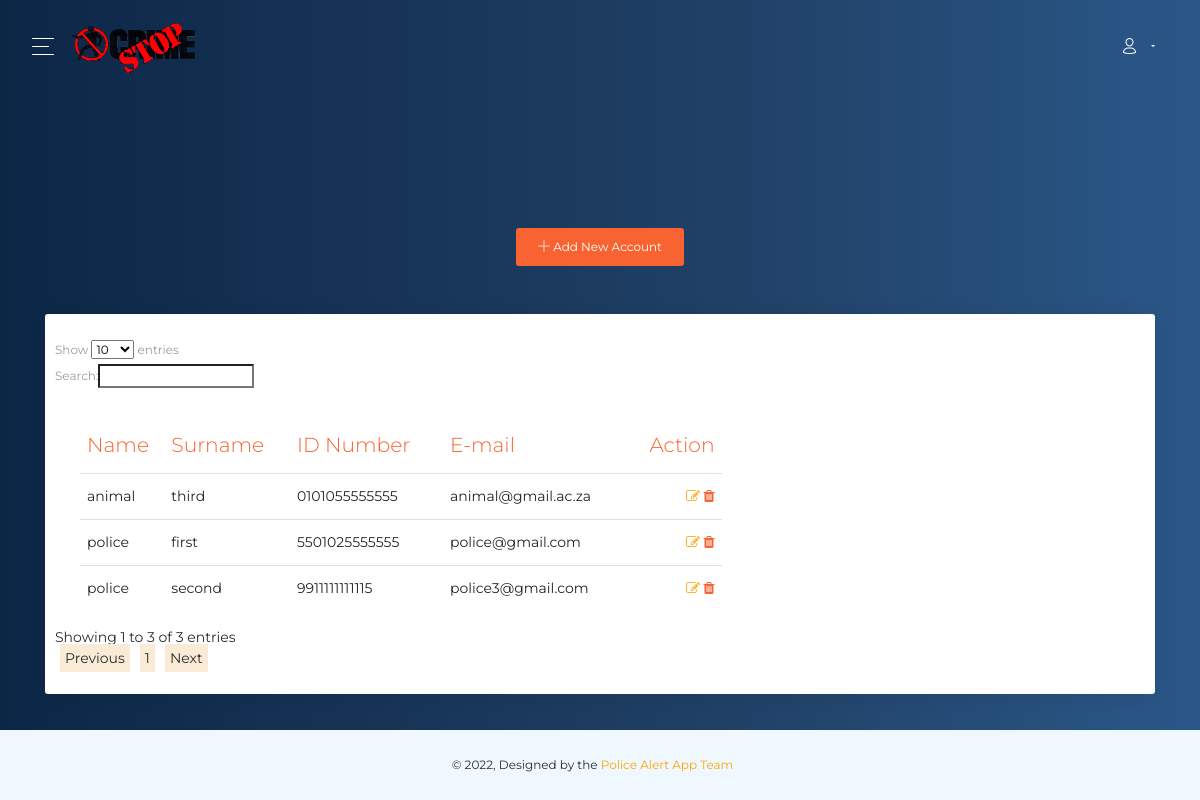
/police/admins.php (signed in), run on the app's committed database.
### tables this page shows
CREATE TABLE `police` (
  `id` int(11) NOT NULL,
  `first_name` varchar(25) NOT NULL,
  `last_name` varchar(25) NOT NULL,
  `email` varchar(255) NOT NULL,
  `mobile` varchar(14) NOT NULL,
  `idNo` varchar(14) NOT NULL,
  `gender` varchar(25) NOT NULL,
  `password` varchar(100) NOT NULL
);

### police/admins.php (the view, shortened to what this page needs)
<!DOCTYPE html>
<html lang="en">
<body class="">
<div class="wrapper ">
    <div class="main-panel" id="main-panel">
        <?php include('includes/header.php');
        ?>
        <div class="panel-header panel-header-lg" >
            <div class="row container d-flex justify-content-center" style="margin: auto">
                <button class="btn btn-primary m-5  new-account" ><i class="now-ui-icons ui-1_simple-add"></i> Add New Account</button>
                <div class="card user-card-full">
                    <div class="row m-l-0 m-r-0">
                        <?php
                        $conn = $con->open();
                        $sql = $conn->prepare("SELECT * FROM police ");
                        $sql->execute();
                        $get = $sql->fetchAll();
                        if($sql->rowCount() > 0){
                            echo ' <table id="s_table" class="table">
                                        <thead class=" text-primary">
                                        <th>
                                            Name
                                        </th>
                                        <th>
                                            Surname
                                        </th>
                                        <th>
                                            ID Number
                                        </th>
                                        <th>
                                            E-mail
                                        </th>
                                        <th class="text-right">
                                            Action
                                        </th>
                                        </thead>
                                        <tbody>';
                            foreach ($get as $data){
                                echo
                                    '
                                    <tr>
                                      <td>
                                            '.$data["first_name"].'
                                        </td>
                                        <td>
                                            '.$data["last_name"].'
                                        </td>
                                        <td>
                                            '.$data["idNo"].'
                                        </td>
                                        <td >
                                            '.$data["email"].'
                                        </td>
                                        <td class="text-right">
                                            <a id="'.$data["id"].'" class="edit-police" href="#"><i class="fa fa-edit text-warning"></i></a>
                                            <a id="'.$data["id"].'" class="delete-police" href="#"><i class="fa fa-trash"></i></a>
                                        </td>
                                    </tr>
                                    ';
                            }
                            echo  '
                                </tbody>
                            </table>';
                        }else{
                            echo '<h4 style="margin: 25px">No Alerts Found!</h4>';
                        }
                        ?>
                    </div>
                </div>
            </div>
        </div>
        <div style="height: 80px;"></div>
        <?php include('includes/footer.php') ?>
</body>
</html>

### assets/demo/demo.css (style rules this page uses)
.row { width: 100%; }

### data on the page
police: first_name "police", last_name "first", idNo "5501025555555", email "police@gmail.com"
police: first_name "police", last_name "second", idNo "9911111111115", email "police3@gmail.com"
police: first_name "animal", last_name "third", idNo "0101055555555", email "animal@gmail.ac.za"
